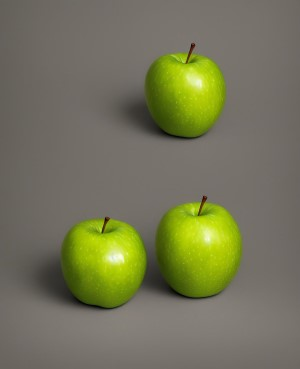
#> input picture image.jpg, 300 x 369 px
$ python opening_closing.py
#> lines starting #> are read from the running program, lines starting #| are printed output that depends on the picture; after the words box and inside, x2 and y2 are one past the last pixel; in counts of white or black regions, pixels touching at a corner belong together
# opening_closing.py

import cv2
import matplotlib.pyplot as plt
import numpy as np

# 画像の読み込み
img = cv2.imread("image.jpg")
#> img is the input picture: shape (369, 300, 3); mean B, G, R 88.1, 116.9, 116.3

# グレースケール変換
img_gray = cv2.cvtColor(img, cv2.COLOR_BGR2GRAY)
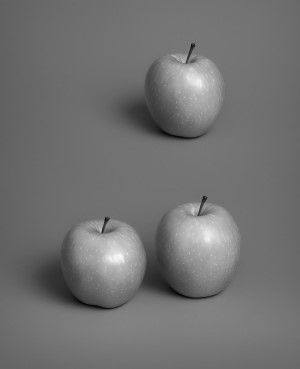
#> img_gray: shape (369, 300); min 4, max 249, mean 113.5

# 局所的にしきい値を決定し二値化
img_binary = cv2.adaptiveThreshold(
    img_gray, 255, cv2.ADAPTIVE_THRESH_MEAN_C, cv2.THRESH_BINARY, 5, 2
)
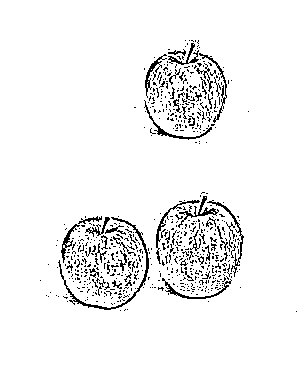
#> img_binary: shape (369, 300); 94.4% white; black in thin lines or dots, all inside (x1, y1, x2, y2) = (40, 40, 297, 312)

# オープニング/クロージング処理の回数を設定
iterations = 1

# カーネル(矩形)
kernel = np.array(
    [
        [0, 1, 1, 1, 0],
        [0, 1, 1, 1, 0],
        [0, 1, 1, 1, 0],
        [0, 1, 1, 1, 0],
        [0, 1, 1, 1, 0],
    ],
    np.uint8,
)

# オープニング処理
img_opening = cv2.morphologyEx(
    img_binary, cv2.MORPH_OPEN, kernel, iterations=iterations
)
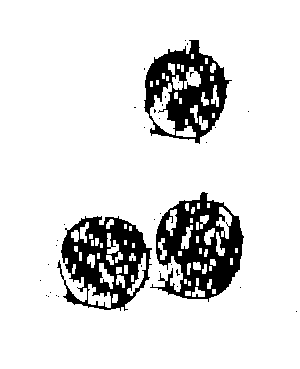
#> img_opening: shape (369, 300); 87.3% white; 36 black regions (33 under 20 px), largest, box (x1, y1, x2, y2) and area: (150, 192, 244, 302) 5153, (57, 216, 152, 311) 4577, (144, 40, 232, 144) 4308

# クロージング処理
img_closing = cv2.morphologyEx(
    img_binary, cv2.MORPH_CLOSE, kernel, iterations=iterations
)
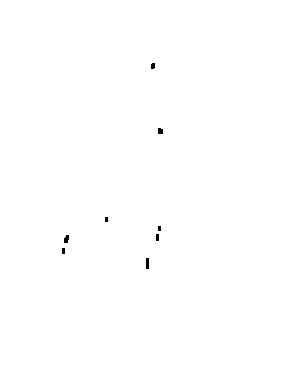
#> img_closing: shape (369, 300); 99.8% white; 8 black regions (3 under 20 px), largest, box (x1, y1, x2, y2) and area: (146, 258, 149, 269) 33, (64, 235, 69, 243) 32, (158, 128, 163, 134) 28, (151, 63, 155, 69) 22, (156, 234, 159, 241) 21

# 二値化画像、オープニング画像、クロージング画像を表示
plt.figure(figsize=(18, 4))
plt.subplot(1, 3, 1)
plt.imshow(cv2.cvtColor(img_binary, cv2.COLOR_BGR2RGB))
plt.title("Binary")
plt.subplot(1, 3, 2)
plt.imshow(cv2.cvtColor(img_opening, cv2.COLOR_BGR2RGB))
plt.title(f"オープニング処理\n回数: {iterations}")
plt.subplot(1, 3, 3)
plt.imshow(cv2.cvtColor(img_closing, cv2.COLOR_BGR2RGB))
plt.title(f"クロージング処理\n回数: {iterations}")
plt.show()
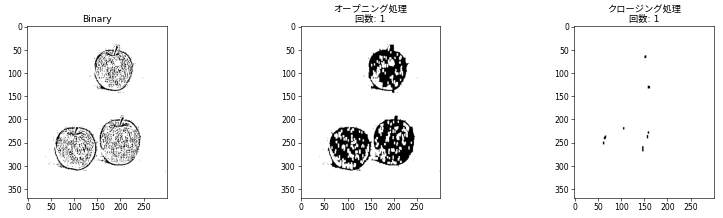
#> figure drawn by matplotlib, 3 panels
